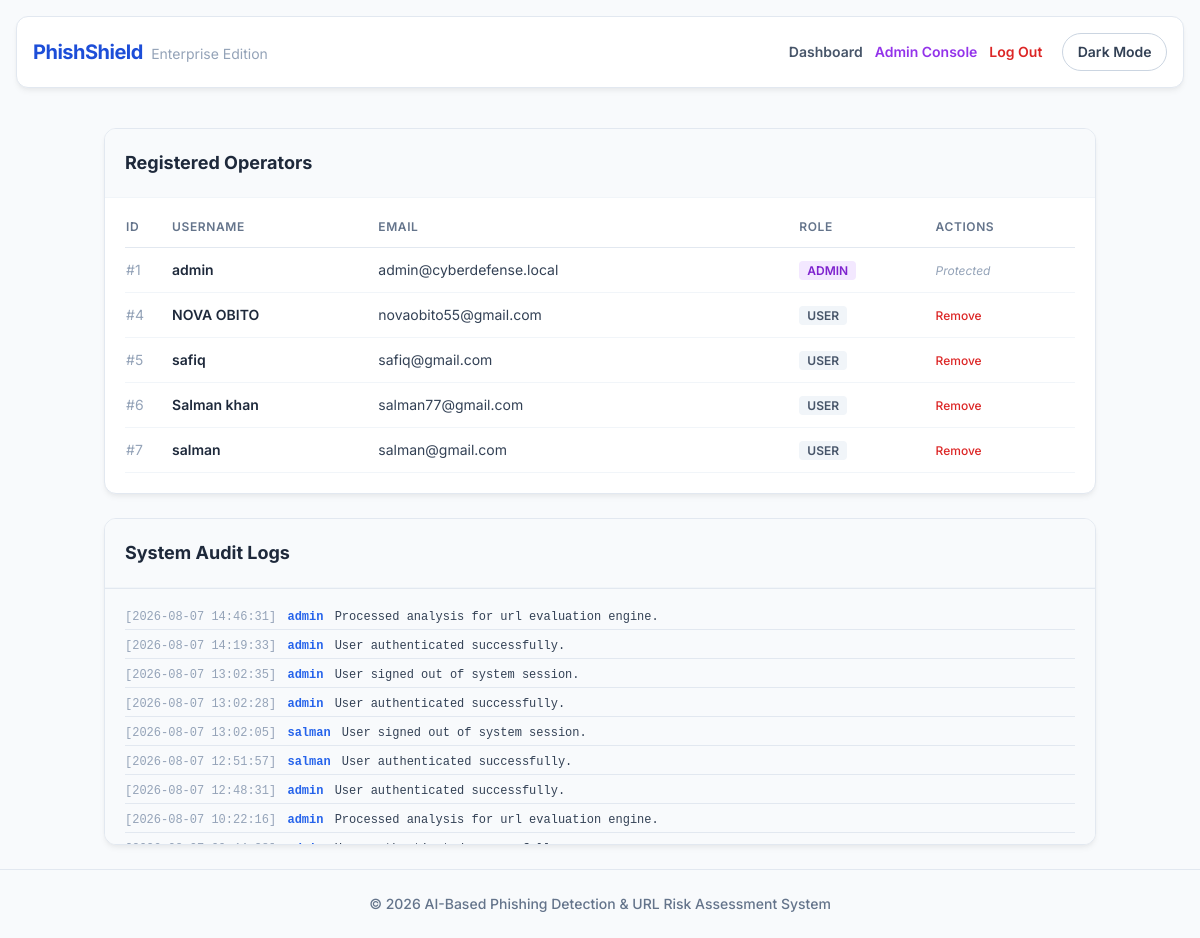
Page /admin (signed in) on the earlier database version.
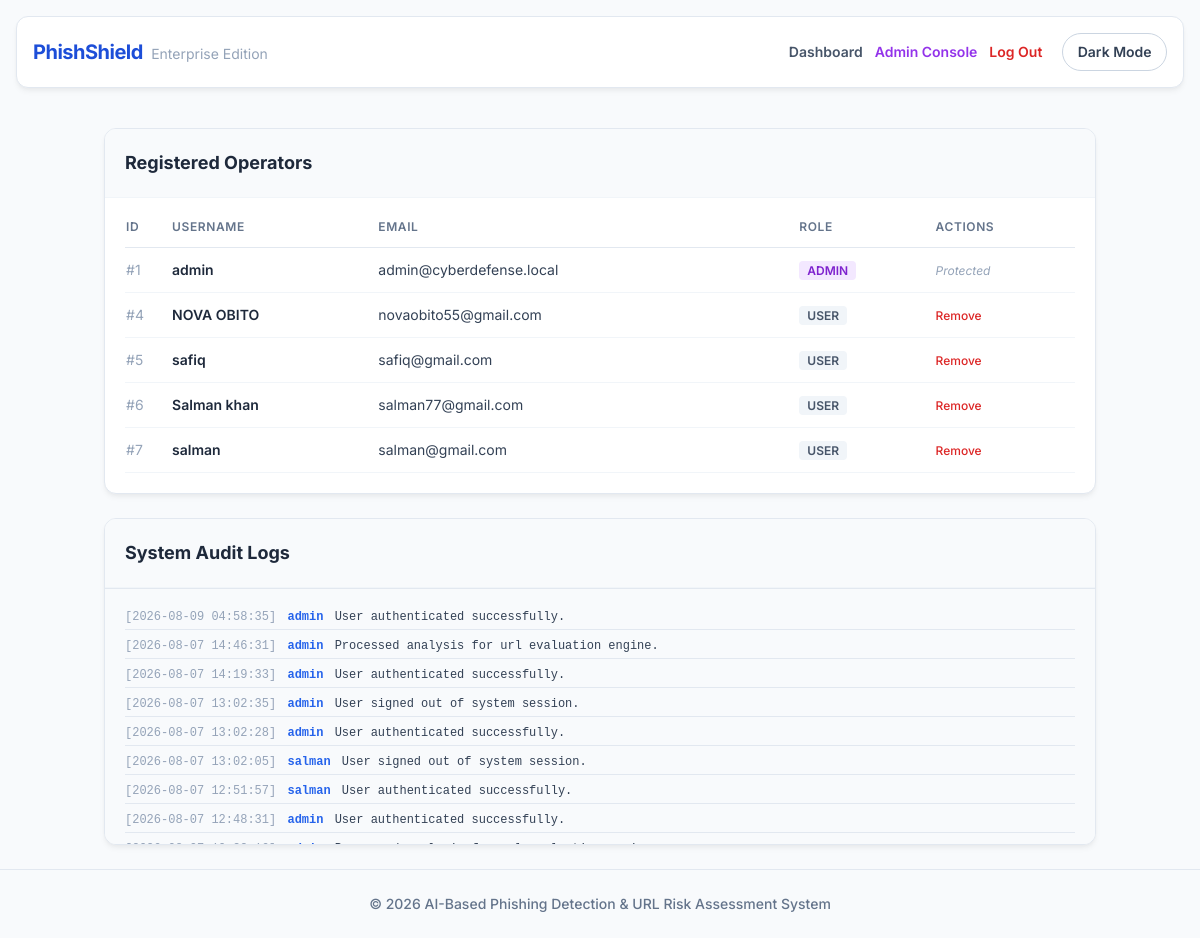
Same page on the later database version.
### tables this page shows
CREATE TABLE users (
            id INTEGER PRIMARY KEY AUTOINCREMENT,
            username TEXT UNIQUE NOT NULL,
            email TEXT UNIQUE NOT NULL,
            password TEXT NOT NULL,
            role TEXT DEFAULT 'user'
        );

CREATE TABLE logs (
            id INTEGER PRIMARY KEY AUTOINCREMENT,
            user_id INTEGER,
            action TEXT,
            timestamp DATETIME DEFAULT CURRENT_TIMESTAMP
        );

### app.py (the view)
@app.route('/admin')
def admin_panel():
    if 'role' not in session or session['role'] != 'admin':
        return "Access Violation. Privileged personnel authorization vector required.", 403
    conn = get_db()
    c = conn.cursor()
    c.execute("SELECT id, username, email, role FROM users")
    all_users = c.fetchall()
    c.execute('''
        SELECT logs.id, users.username, logs.action, logs.timestamp
        FROM logs LEFT JOIN users ON logs.user_id = users.id
        ORDER BY logs.timestamp DESC LIMIT 50
    ''')
    system_logs = c.fetchall()
    conn.close()
    return render_template('admin.html', users=all_users, logs=system_logs)

### app.py (called while the page is built)
def get_db():
    conn = sqlite3.connect(DB_PATH, timeout=15)
    conn.execute("PRAGMA journal_mode=WAL;")
    conn.execute("PRAGMA busy_timeout=15000;")
    return conn

### templates/admin.html
{% extends 'layout.html' %}
{% block content %}
<div class="space-y-6">
    <div class="card p-0 overflow-hidden">
        <div class="p-5 border-b border-slate-100 bg-slate-50">
            <h2 class="text-lg font-bold text-slate-800">Registered Operators</h2>
        </div>
        <div class="p-5">
            <table class="w-full text-left text-sm">
                <thead>
                    <tr class="text-slate-500 uppercase text-xs tracking-wider border-b border-slate-200">
                        <th class="pb-3 font-semibold">ID</th>
                        <th class="pb-3 font-semibold">Username</th>
                        <th class="pb-3 font-semibold">Email</th>
                        <th class="pb-3 font-semibold">Role</th>
                        <th class="pb-3 font-semibold">Actions</th>
                    </tr>
                </thead>
                <tbody class="text-slate-700">
                    {% for user in users %}
                    <tr class="border-b border-slate-100">
                        <td class="py-3 text-slate-400">#{{ user[0] }}</td>
                        <td class="py-3 font-semibold text-slate-800">{{ user[1] }}</td>
                        <td class="py-3">{{ user[2] }}</td>
                        <td class="py-3">
                            <span class="px-2 py-0.5 rounded text-xs font-semibold {% if user[3] == 'admin' %}bg-purple-100 text-purple-700{% else %}bg-slate-100 text-slate-600{% endif %}">
                                {{ user[3] | upper }}
                            </span>
                        </td>
                        <td class="py-3">
                            {% if user[3] != 'admin' %}
                            <a href="{{ url_for('delete_user', user_id=user[0]) }}" class="text-red-600 hover:text-red-800 font-medium text-xs">Remove</a>
                            {% else %}
                            <span class="text-slate-400 text-xs italic">Protected</span>
                            {% endif %}
                        </td>
                    </tr>
                    {% endfor %}
                </tbody>
            </table>
        </div>
    </div>
    <div class="card p-0 overflow-hidden">
        <div class="p-5 border-b border-slate-100 bg-slate-50">
            <h2 class="text-lg font-bold text-slate-800">System Audit Logs</h2>
        </div>
        <div class="p-5 bg-slate-50 h-64 overflow-y-auto font-mono text-xs text-slate-600 space-y-2 border-t border-slate-200">
            {% for log in logs %}
            <div class="border-b border-slate-200 pb-1">
                <span class="text-slate-400">[{{ log[3] }}]</span>
                <span class="text-blue-600 font-semibold mx-1">{{ log[1] or "SYSTEM" }}</span>
                <span class="text-slate-700">{{ log[2] }}</span>
            </div>
            {% endfor %}
        </div>
    </div>
</div>
{% endblock %}

### templates/layout.html (shortened to what this page needs)
<!DOCTYPE html>
<html lang="en">
<head>
    <script src="https://cdn.tailwindcss.com"></script>
</head>
<body class="min-h-screen flex flex-col justify-between">
    <nav class="card mx-4 my-4 p-4 flex flex-col md:flex-row justify-between items-start md:items-center gap-4">
        <a href="#" class="text-xl font-bold tracking-tight text-blue-700">
            PhishShield <span class="text-slate-400 font-normal ml-1 text-sm tracking-normal">Enterprise Edition</span>
        </a>
        <div class="flex flex-col sm:flex-row sm:items-center sm:space-x-5 space-y-3 sm:space-y-0 text-sm font-semibold">
            {% if session.get('user_id') %}
                <div class="flex flex-wrap gap-3 items-center">
                    <a href="{{ url_for('dashboard') }}" class="text-slate-600 hover:text-blue-600 transition">Dashboard</a>
                    {% if session.get('role') == 'admin' %}
                        <a href="{{ url_for('admin_panel') }}" class="text-purple-600 hover:text-purple-700 transition">Admin Console</a>
                    {% endif %}
                    <a href="{{ url_for('logout') }}" class="text-red-600 hover:text-red-700 transition">Log Out</a>
                </div>
            {% else %}
                <div class="flex flex-wrap gap-3 items-center">
                    <a href="{{ url_for('login') }}" class="text-slate-600 hover:text-blue-600 transition">Login</a>
                    <a href="{{ url_for('register') }}" class="text-slate-600 hover:text-blue-600 transition">Register</a>
                </div>
            {% endif %}
            <button type="button" id="themeToggle" class="theme-toggle-btn" aria-label="Toggle theme">Theme</button>
        </div>
    </nav>
    <main class="flex-grow container mx-auto px-4 py-6">
        {% block content %}{% endblock %}
    </main>
    <footer class="text-center p-6 border-t border-slate-200 text-sm text-slate-500 font-medium">
        &copy; 2026 AI-Based Phishing Detection & URL Risk Assessment System
    </footer>
</body>
</html>

### templates/layout.html (style rules this page uses)
:root { --bg: #f8fafc; --text: #334155; --muted: #64748b; --card: #ffffff; --surface: #f8fafc; --border: #e2e8f0; --input-bg: #f8fafc; --input-border: #cbd5e1; --input-text: #0f172a; --nav-bg: #ffffff; --footer-bg: #ffffff; --alert-success-bg: #ecfdf5; --alert-success-text: #166534; --alert-success-border: #d1fae5; --alert-danger-bg: #fef2f2; --alert-danger-text: #991b1b; --alert-danger-border: #fecaca; --toggle-bg: transparent; --toggle-border: #cbd5e1; --toggle-text: #334155; }
body { background-color: var(--bg); color: var(--text); font-family: 'Inter', sans-serif; }
.card { background-color: var(--card); border-radius: 0.75rem; box-shadow: 0 4px 6px -1px rgba(0, 0, 0, 0.05), 0 2px 4px -1px rgba(0, 0, 0, 0.03); border: 1px solid var(--border); }
.theme-toggle-btn { border: 1px solid var(--toggle-border); background-color: var(--toggle-bg); color: var(--toggle-text); border-radius: 9999px; padding: 0.5rem 0.9rem; font-size: 0.875rem; font-weight: 600; transition: background-color 0.2s ease, border-color 0.2s ease, color 0.2s ease; }

Differences in the rows shown:
no longer on this page (row unchanged): logs: timestamp "2026-08-07 10:22:16", username "admin", action "Processed analysis for url evaluation engine."
added logs: timestamp "2026-08-09 04:58:35", username "admin", action "User authenticated successfully."
